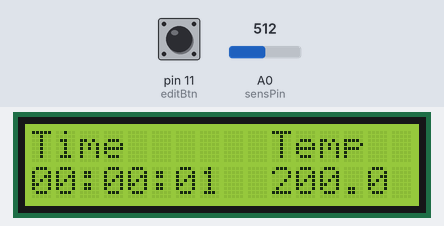
Recording of a sketch running on a simulated Arduino Uno, built with avr-gcc and run on an emulated ATmega328P. Parts: 16×2 character LCD. The inputs (shaded band) are chosen by the test bench; at power-on: pin 11 (editBtn) LOW, A0 (sensPin) = 512. What the sketch prints to the serial monitor is not drawn.

Above: at 1.2 s.
1.3 s: pin 11 (editBtn) pulled HIGH for 0.15 s
At 2.7 s:
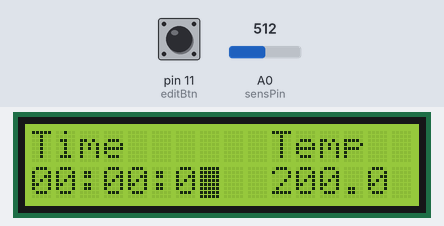
3.0 s: pin 11 (editBtn) pulled HIGH for 1 s
At 5.0 s:
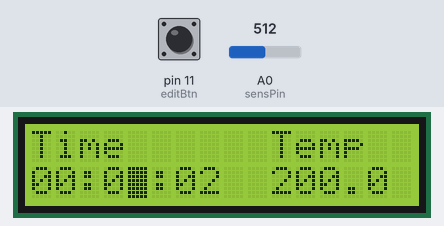
Timing chart, 0 to 6.5 s (numbered marks = the images above; inputs shaded):
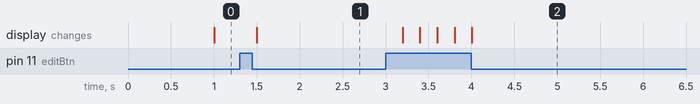

Measured:
- after the input at 1.3 s, the display: changes after 0.20 s (image 1)
- after the input at 3.0 s, the display: first changes after 0.20 s (image 2 shows a later state)

The sketch:

LCDClockThermo.ino
```cpp
#include <LiquidCrystal.h>

const int rs = 12, en = 3, d4 = 4, d5 = 5, d6 = 6, d7 = 7;
LiquidCrystal lcd(rs, en, d4, d5, d6, d7);

//Used to determine the contrast of the LCD
const int contrastPin=10;

const int sensPin = A0;

byte hours = 0,minutes = 0,seconds = 0;

float temp;

//Used to count up seconds holds the millis() of the last second increment
unsigned long lastIncrement = 0;

//To edit time
bool editing = false;
const byte editBtn = 11;
const byte modifBtn = 12;
//0 not editing 1 seconds 2 minute 3 hours;
byte editMode = 0;
void setup() {
  Serial.begin(9600);
  Serial.write("test");

  pinMode(editBtn,INPUT);
  pinMode(modifBtn,INPUT);


  lcd.begin(16,2);
  //Shows time text on up left corner
  lcd.setCursor(0,0);
  lcd.print("Time");

  //Shows the temp text on up right corner
  lcd.setCursor(10,0);
  lcd.print("Temp");
}

void timeDisplay(){

  //Shows the time digits below time text
  lcd.setCursor(0,1);

  //The ifs are done to ensure that 2 digits are used to represent each thing
  if(hours<10){
    lcd.print(0);
  }
  lcd.print(hours);

  lcd.print(":");

  if(minutes<10){
    lcd.print(0);
  }
  lcd.print(minutes);

  lcd.print(":");

  if(seconds<10){
    lcd.print(0);
  }
  lcd.print(seconds);
}

//This function also calls the tempFunc every 1 second
void timeLogic(){
  //Increment second every second
  unsigned long currentTime = millis();
  if(currentTime - lastIncrement >= 1000){
    seconds++;
    lastIncrement = currentTime;
    tempFunc();
  }

  //Calculate minutes
  if(seconds>=60){
    minutes++;
    seconds = 0;
  }

  //Calculate hours
  if(minutes >= 60){
    hours++;
    minutes=0;
  }

  //Reset hours if necessary
  if(hours>=24){
    hours = 0;
  }
}

void time(){
  //If not editing
  if(editMode == 0){
    timeLogic();
    timeDisplay();
  }
}

void tempDisplay(){
  Serial.println(temp);
  char out[5];
  dtostrf(temp,3,1,out);
  lcd.setCursor(10,1);
  lcd.print(out);
}

void tempLogic(){
  // Convert the analog sensor reading into a temperature value in Celsius.
  // This is done by:
  // 1. Reading the analog value from the sensor (0 to 1023).
  // 2. Converting this value to a corresponding voltage (0V to 5V).
  // 3. Adjusting for the sensor's 0.5V offset.
  // 4. Converting the adjusted voltage to temperature in Celsius
  //    (since the sensor has a scale factor of 10mV per degree Celsius).
  temp = (((float)analogRead(sensPin) / 1024.0) * 5.0 - 0.5) * 100;
}
void tempFunc(){
  tempLogic();
  tempDisplay();
}

void chooseMode(){
  //To not instantly go through all modes when button is held
  editMode = (editMode+1)%4;
  Serial.print("Edit mode ");
  Serial.println(editMode);
  delay(200);

  //Put cursor on the current thing being edited
  switch(editMode){
    //Cursor on seconds
    case 1:
      lcd.setCursor(7,1);
      lcd.cursor();
      lcd.blink();
      break;
    //On Minutes
    case 2:
      lcd.setCursor(4,1);
      lcd.cursor();
      lcd.blink();
      break;

    //On Hours
    case 3:
      lcd.setCursor(1,1);
      lcd.cursor();
      lcd.blink();
      break;
    //No cursor since not editing
    default:
      lcd.noCursor();
      lcd.noBlink();
      break;
  }
}

void modifFunc(){
  switch(editMode){
    //Increment seconds
    case 1:
      seconds = (seconds+1)%60;
      //Update display
      timeDisplay();
      delay(50);
      break;
    //Increment moinutes
    case 2:
      minutes = (minutes+1)%60;
      //Update display
      timeDisplay();
      delay(200);
      break;
    //Increment hours
    case 3:
      hours = (hours+1)%60;
      //Update display
      timeDisplay();
      delay(300);
      break;
  }
}
void loop() {
  time();

  if(digitalRead(editBtn)){
    chooseMode();
    // Serial.println("EDITING");
  }
  if(digitalRead(modifBtn)){
    modifFunc();
  }
}
```
